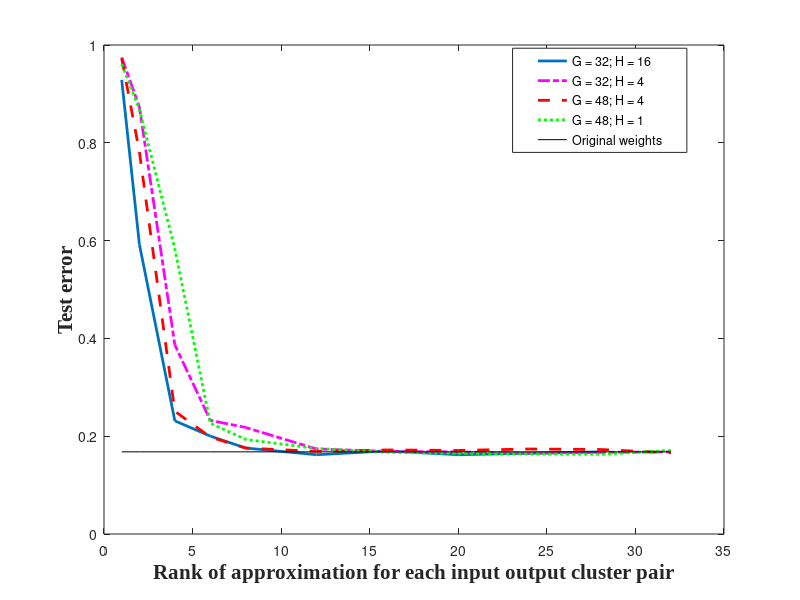

This chart was generated by the following MATLAB code:
figure1 = figure('Position', [0, 0, 700, 500]);

load layer2reconerror_vs_numweights_matthew_iclust=32_oclust=16_kmeans
plot(ranks(1:end-2), test_error(1:end-2)/1024, 'linewidth', 2);
hold on;

load layer2reconerror_vs_numweights_matthew_iclust=32_oclust=4_kmeans
plot(ranks(1:end-2), test_error(1:end-2)/1024, 'm-.', 'linewidth', 2);
hold on;

load layer2reconerror_vs_numweights_matthew_iclust=48_oclust=4_kmeans
plot(ranks(1:end-2), test_error(1:end-2)/1024, 'r--', 'linewidth', 2);


load layer2reconerror_vs_numweights_matthew_iclust=48=oclust=1_kmeans
plot(ranks(1:end-2), test_error(1:end-2)/1024, 'g:', 'linewidth', 2);


plot(ranks(1:end-2), 0.168 * ones(size(ranks(1:end-2))), 'k');
xlabel('Rank of approximation for each input output cluster pair', 'FontSize', 15, 'FontName', 'TimesNewRoman', 'FontWeight', 'bold');
ylabel('Test error', 'FontSize', 15, 'FontName', 'TimesNewRoman', 'FontWeight', 'bold');

legend1 = legend('G = 32; H = 16', ...
                 'G = 32; H = 4', ...
                 'G = 48; H = 4', ...
                 'G = 48; H = 1', ...
                 'Original weights');

set(legend1,'Position',[0.640714285714284 0.746 0.217857142857144 0.126]);

saveas(figure1, 'expr_compress/paper/img/layer2testerror_vs_ranks', 'epsc');
